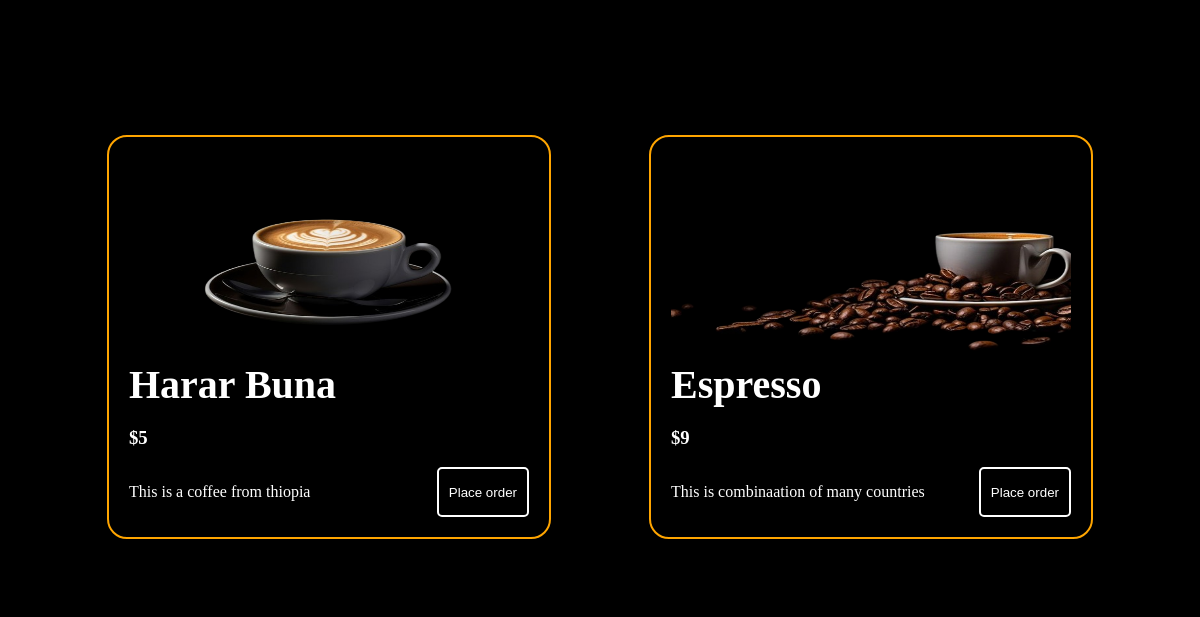
/ (lower part), run on an earlier commit of the app's database.
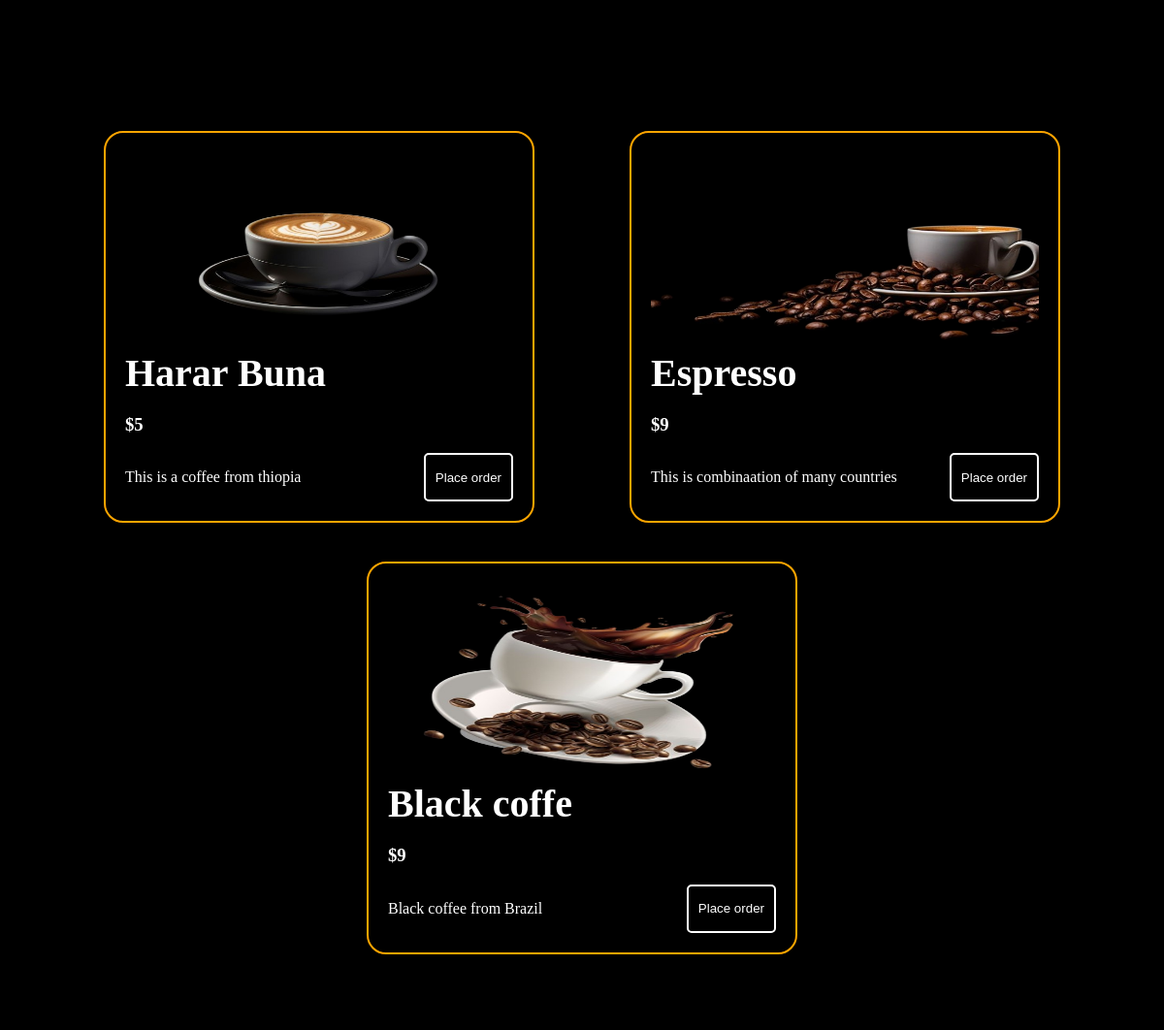
And on a later commit of the database.
### products/models.py (models this page shows, shortened)
class products(models.Model):
    name = models.CharField(max_length=255)
    created_at = models.DateTimeField(auto_now_add=True)
    price = models.CharField(max_length=10, default='$')
    description = models.CharField(max_length=255, default='')
    img2 = models.ImageField(default='fallback.png', blank=True)

### coffe/views.py (the view)
# urls.py: path('', views.home),
def home(request):
    posts = products.objects.all()
    return render (request, 'layout.html',{'posts':posts})

### templates/layout.html (shortened to what this page needs)
<!DOCTYPE html>
<html lang="en">
{%load static%}
<head>
    <link rel="stylesheet" href="{% static 'css/style.css'%}">
</head>
<body>
    {%block content%}
    <section id="product">
        <div class="product_cont">
            {%for post in posts%}
                <div class="product_items">
                    <img src="{{post.img2.url}}" alt="" height="200" width="400">
                    <h2>{{post.name}}</h2>
                    <h3>{{post.price}}</h3>
                    <div class="text_holder">
                    <p>{{post.description}}</p><button><a href="{%url 'order' post.id%}">Place order</a></button>
                    </div>
                </div>
            {%endfor%}
        </div>
    </section>
    {%endblock%}
</body>
</html>

### static/css/style.css (style rules this page uses)
* { background-color: black; }
.product_cont { display: flex; justify-content: space-around; align-items: center; padding: 50px 50px; flex-wrap: wrap; }
.product_items { margin: 20px 20px; color: white; border: 2px solid orange; padding: 20px 20px; border-radius: 20px; }
.product_items h2 { font-size: 2.5rem; margin: 0; }
.product_items button { padding: 10px 10px; background-color: transparent; border: 2px solid white; transition: all 0.35s ease; border-radius: 5px; }
.product_items button a { color: white; text-decoration: none; transition: all 0.35s ease; }
.text_holder { display: flex; justify-content: space-between; }

What changed in the data, as far as the page shows it:
added products: img2 (picture), name "Black coffe", price "$9", description "Black coffee from Brazil"
